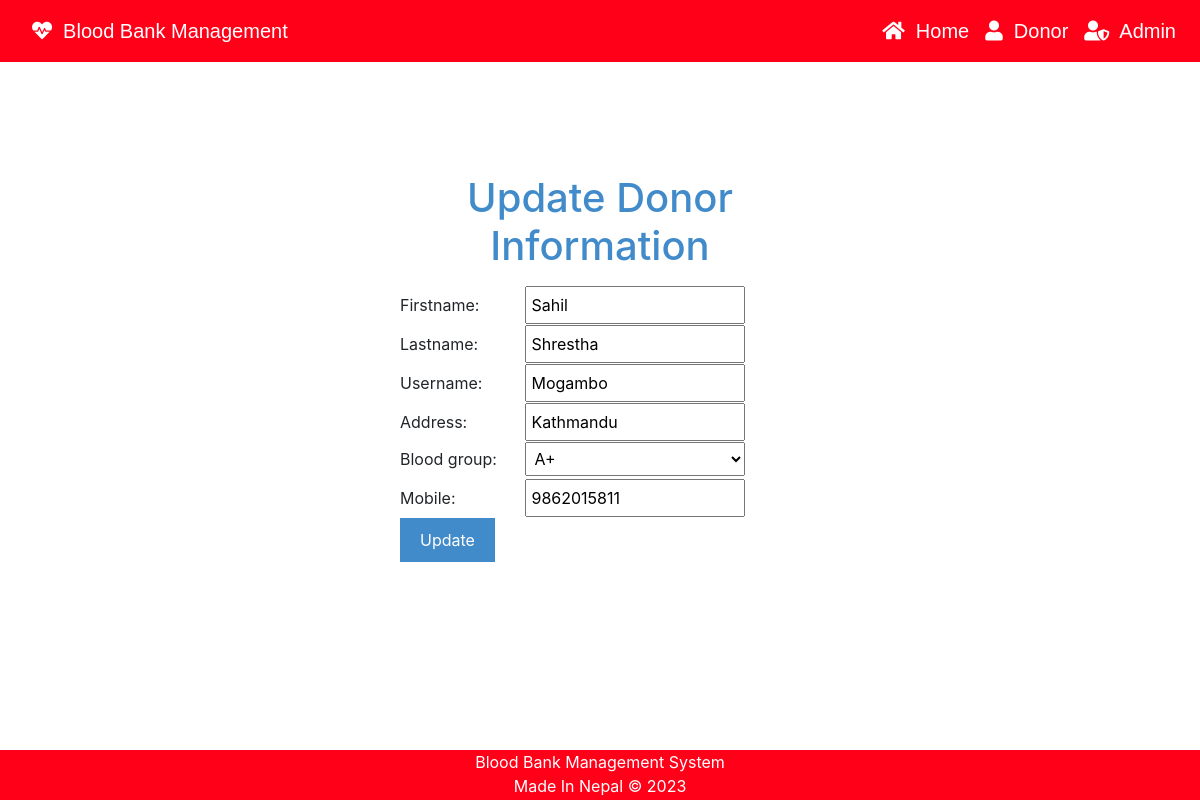
Page /admin/update_donor.php?user_id=16 on the committed database.
### tables this page shows
CREATE TABLE `donor_info` (
  `user_id` int(11) NOT NULL,
  `firstname` varchar(20) NOT NULL,
  `lastname` varchar(20) NOT NULL,
  `user` varchar(20) NOT NULL,
  `password` varchar(60) NOT NULL,
  `bloodgroup` varchar(20) NOT NULL,
  `address` varchar(20) NOT NULL,
  `mobile` bigint(10) NOT NULL
);

### admin/update_donor.php (the view, shortened to what this page needs)
<?php
$conn = new mysqli('localhost', 'root', '', 'blood_bank');
$user_id = $_GET["user_id"];
$stmt = $conn->prepare("SELECT * FROM donor_info WHERE user_id = ?");
$stmt->bind_param("i", $user_id);
$stmt->execute();
$result = $stmt->get_result();
$row = $result->fetch_assoc();
?>
<!DOCTYPE html>
<html lang="en">
<head>
    <link rel="stylesheet" href="../css/main.css">
</head>
<body>
<?php include 'navbar.php';?>
<br><br><br><br><br><br>
    <form action="update_donor.php" method="POST">
        <center>
            <h1>Update Donor Information</h1>
        </center>
        <?php if ($row) { ?>
        <label> Firstname: </label>
        <input type="text" name="firstname" required value="<?php echo $row['firstname']; ?>"> <br>
        <label> Lastname: </label>
        <input type="text" name="lastname" required value="<?php echo $row['lastname']; ?>"> <br>
        <label> Username: </label>
        <input type="text" name="user" required value="<?php echo $row['user']; ?>"><br>
        <label> Address: </label>
        <input type="text" name="address" required value="<?php echo $row['address']; ?>"><br>
        <label> Blood group: </label>
        <select name="bloodgroup" required>
            <option <?php if ($row['bloodgroup'] === 'A+') echo 'selected'; ?>>A+</option>
        </select><br>
        <label> Mobile:  </label>
        <input type="text" name="mobile" required value="<?php echo $row['mobile']; ?>">
        <button type="submit" name="submit">Update</button>
        <?php } else { ?>
        <p>Donor information not found.</p>
        <?php } ?>
    </form>
<?php include 'footer.php';?>
</body>
</html>

### css/main.css (style rules this page uses)
body { font-family: Arial, sans-serif; margin: 0; padding: 0; }
center { margin-top: 30px; }
h1 { color: #428bca; }
form { width: 400px; margin: 0 auto; }
label { display: inline-block; width: 120px; margin-bottom: 10px; }
input, select { width: 220px; padding: 5px; margin-bottom: 10px; }
button { background-color: #428bca; color: #fff; padding: 10px 20px; border: none; cursor: pointer; }

### admin/update_donor.php (style rules this page uses)
body { margin-bottom: 0px; background-image: url("../image/nebula.png"); background-size: cover; background-repeat: no-repeat; }

### rows in the picture
donor_info: firstname "Sahil", lastname "Shrestha", user "Mogambo", address "Kathmandu", bloodgroup "A+", mobile "9862015811"
